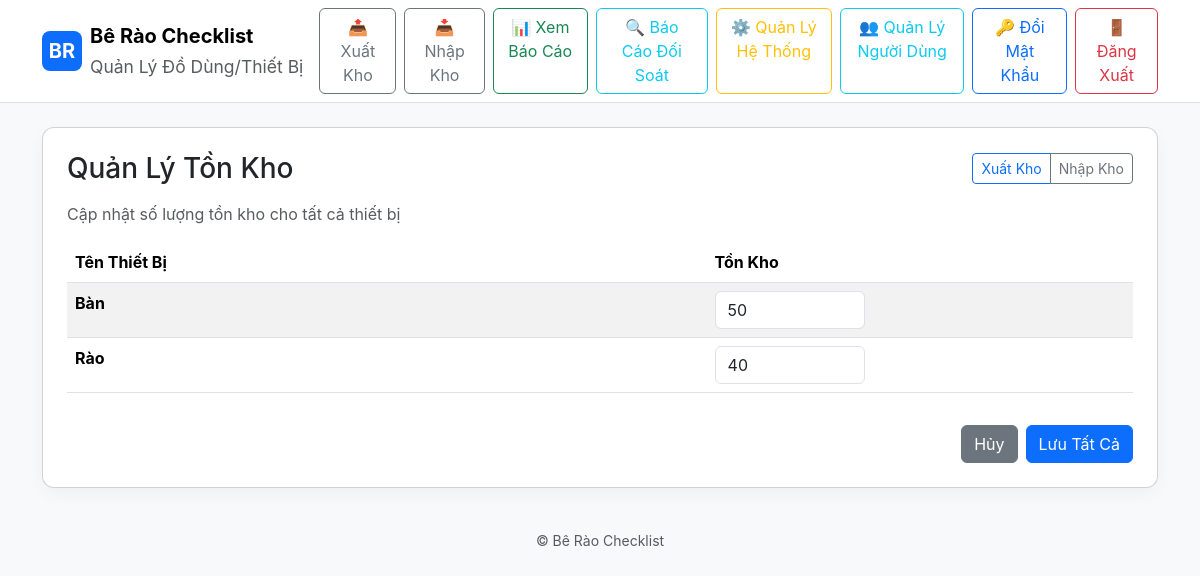
The page /manage_inventory (signed in) on the database as committed earlier.
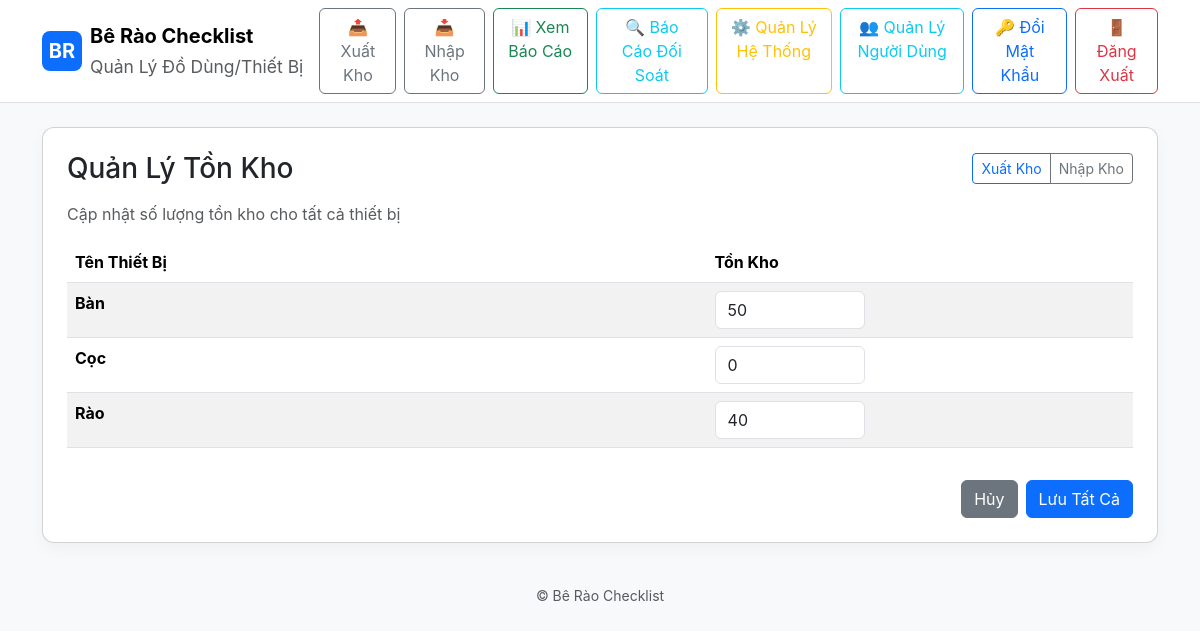
The same page on the database as committed later.
### models.py (models this page shows)
class Equipment(db.Model):
    id = db.Column(db.Integer, primary_key=True)
    name = db.Column(db.String(200), unique=True, nullable=False)
    available_quantity = db.Column(db.Integer, default=0)  # Tồn kho - available inventory

### app.py (the view, shortened to what this page needs)
@app.route('/manage_inventory', methods=['GET', 'POST'])
@admin_or_storekeeper_required
def manage_inventory():
    user = get_current_user()
    equipments = Equipment.query.order_by(Equipment.name).all()
    return render_template('manage_inventory.html', equipments=equipments, user=user)

### app.py (called while the page is built)
def admin_or_storekeeper_required(f):
    @wraps(f)
    def decorated_function(*args, **kwargs):
        if not session.get('user_id'):
            flash('Vui lòng đăng nhập để truy cập trang này.', 'warning')
            return redirect(url_for('login'))
        user = User.query.get(session['user_id'])
        if not user or user.role not in ['admin', 'storekeeper']:
            flash('Bạn không có quyền truy cập trang này.', 'danger')
            return redirect(url_for('index'))
        return f(*args, **kwargs)
    return decorated_function

def get_current_user():
    if session.get('user_id'):
        return User.query.get(session['user_id'])
    return None

### templates/manage_inventory.html (shortened to what this page needs)
{% extends "base.html" %}
{% block content %}
<div class="card p-4">
  <div class="d-flex justify-content-between align-items-center mb-3">
    <h3 class="mb-0">Quản Lý Tồn Kho</h3>
    <div class="btn-group">
      <a href="{{ url_for('store_issue') }}" class="btn btn-outline-primary btn-sm">
         Xuất Kho
      </a>
      <a href="{{ url_for('store_return') }}" class="btn btn-outline-secondary btn-sm">
         Nhập Kho
      </a>
    </div>
  </div>
  <p class="text-muted">Cập nhật số lượng tồn kho cho tất cả thiết bị</p>
  <form method="post" id="inventory-form">
    <div class="table-responsive">
      <table class="table table-striped table-hover">
        <thead>
          <tr>
            <th style="width: 60%">Tên Thiết Bị</th>
            <th style="width: 40%">Tồn Kho</th>
          </tr>
        </thead>
        <tbody>
          {% for equipment in equipments %}
          <tr>
            <td>
              <strong>{{ equipment.name }}</strong>
            </td>
            <td>
              <input
                type="number"
                name="quantity_{{ equipment.id }}"
                value="{{ equipment.available_quantity or 0 }}"
                class="form-control"
                min="0"
                style="max-width: 150px;">
            </td>
          </tr>
          {% endfor %}
        </tbody>
      </table>
    </div>
    {% if equipments %}
    <div class="d-flex justify-content-end gap-2 mt-3">
      <button type="button" class="btn btn-secondary" onclick="window.history.back()">Hủy</button>
      <button type="submit" class="btn btn-primary">
         Lưu Tất Cả
      </button>
    </div>
    {% endif %}
  </form>
</div>
{% endblock %}

### templates/base.html (shortened to what this page needs)
<!doctype html>
<html lang="vi">
  <head>
    <link href="https://cdn.jsdelivr.net/npm/bootstrap@5.3.2/dist/css/bootstrap.min.css" rel="stylesheet">
    <link rel="stylesheet" href="{{ url_for('static', filename='style.css') }}">
  </head>
  <body class="bg-light">
    <nav class="navbar navbar-expand-lg navbar-light bg-white border-bottom">
      <div class="container">
        <a class="navbar-brand d-flex align-items-center" href="{{ url_for('index') }}">
          <div class="logo-circle me-2">BR</div>
          <div>
            <div class="fw-bold">Bê Rào Checklist</div>
            <small class="text-muted">Quản Lý Đồ Dùng/Thiết Bị</small>
          </div>
        </a>
        <div class="d-flex gap-2">
          {% if user and user.role == 'storekeeper' or user.role == 'admin' %}
            <a class="btn btn-outline-secondary" href="{{ url_for('store_issue') }}">📤 Xuất Kho</a>
            <a class="btn btn-outline-secondary" href="{{ url_for('store_return') }}">📥 Nhập Kho</a>
          {% else %}
            <a class="btn btn-outline-secondary" href="{{ url_for('issue') }}">📦 Giao Đồ</a>
            <a class="btn btn-outline-secondary" href="{{ url_for('return_equipment') }}">↩️ Trả Đồ</a>
          {% endif %}
          <a class="btn btn-outline-success" href="{{ url_for('report') }}">📊 Xem Báo Cáo</a>
          {% if user and user.role in ['admin', 'storekeeper'] %}
            <a class="btn btn-outline-info" href="{{ url_for('reconciliation_report') }}">🔍 Báo Cáo Đối Soát</a>
          {% endif %}
          {% if user and user.role == 'admin' %}
            <a class="btn btn-outline-warning" href="{{ url_for('admin_dashboard') }}">⚙️ Quản Lý Hệ Thống</a>
            <a class="btn btn-outline-info" href="{{ url_for('admin_users') }}">👥 Quản Lý Người Dùng</a>
          {% endif %}
          {% if session.get('user_id') %}
            <a class="btn btn-outline-primary" href="{{ url_for('change_password') }}">🔑 Đổi Mật Khẩu</a>
            <a class="btn btn-outline-danger" href="{{ url_for('logout') }}">🚪 Đăng Xuất</a>
          {% else %}
            <a class="btn btn-outline-dark" href="{{ url_for('login') }}">🔐 Đăng Nhập</a>
          {% endif %}
        </div>
      </div>
    </nav>
    <main class="container py-4">
      {% block content %}{% endblock %}
    </main>
    <footer class="text-center text-muted py-3">
      <small>© Bê Rào Checklist</small>
    </footer>
  </body>
</html>

### static/style.css (style rules this page uses)
.logo-circle { width:40px;height:40px;border-radius:8px;background:#0d6efd;color:white;display:flex;align-items:center;justify-content:center;font-weight:700 }
body { font-family:Inter, system-ui, -apple-system, 'Segoe UI', Roboto, 'Helvetica Neue', Arial }
.card { border-radius:12px;box-shadow:0 6px 18px rgba(10,20,30,0.04) }

Rows that differ between the two databases and show on the page:
added Equipment: name "Cọc", available_quantity "0"
